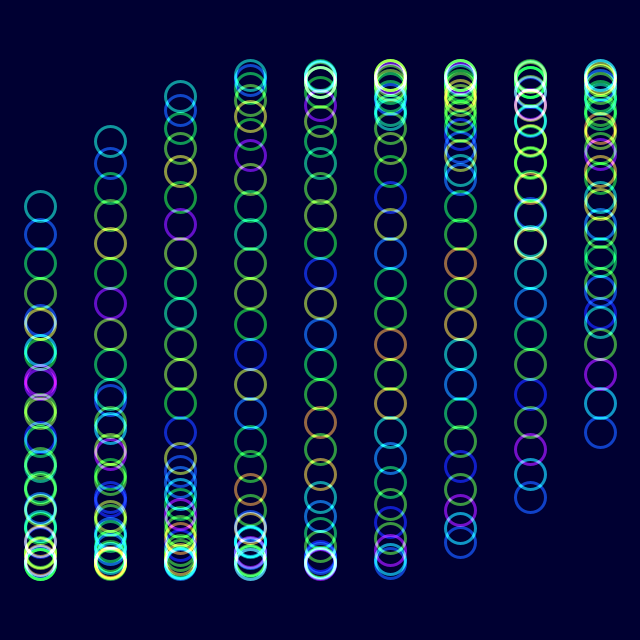
Frame 1 (no input)
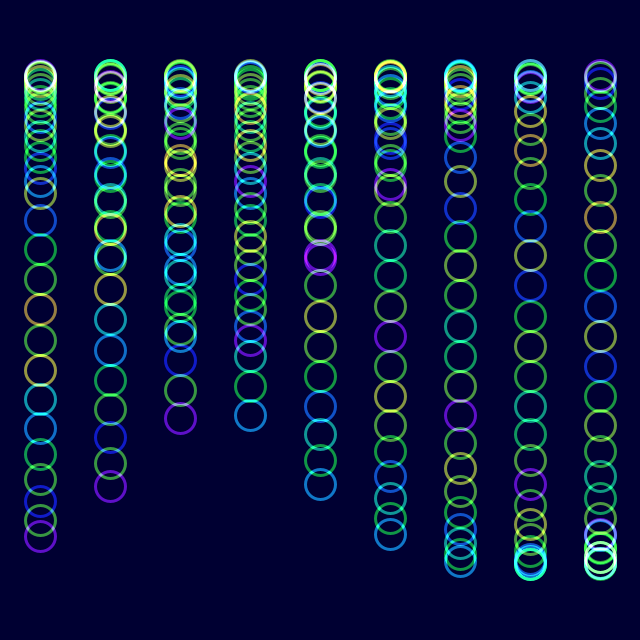
Frame 60 (the mouse pressed at the canvas centre just before this capture)
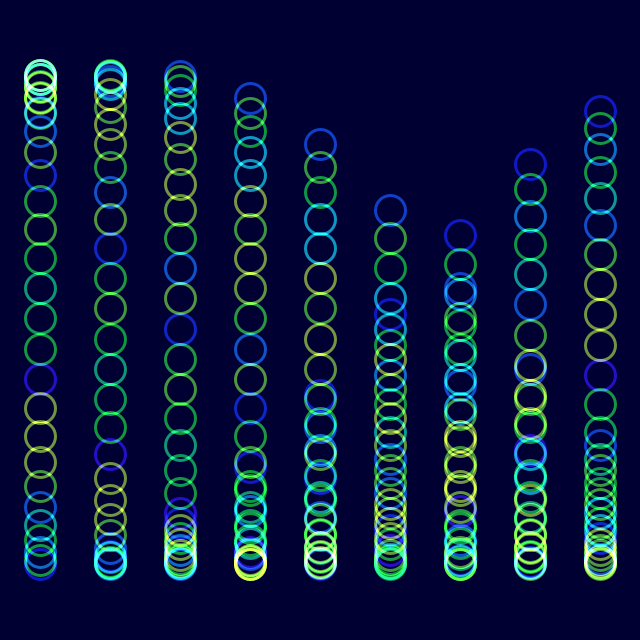
Frame 120 (the mouse held since frame 60 and released just before this capture)

The Processing sketch that drew these frames (run headless with seeded random() and noise(); from frame 60 on, the mouse is pressed at the canvas centre):

// Processing sketch: day025
// ── day025.pde
float f, v, x, y;
void setup() {
  size(640, 640);
  noFill();
  colorMode(3, 9);
  strokeWeight(3);
  blendMode(ADD);
}
void draw() {
  background(50);
  for (x=0; x<9; x++)
    for (y=0; y<30; y++) {
      stroke(noise(y+v)*9, 8, 8, 6);
      circle(x*70+40, map(sin(v+y/8+x/3), -1, 1, 75, 565), 30);
    }
  v+=PI/90;
}
